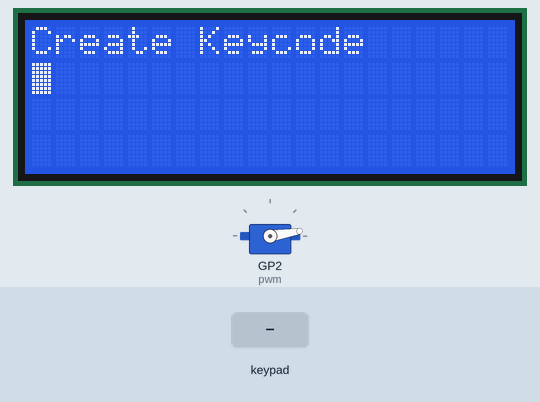
A program run on a simulated Raspberry Pi Pico running MicroPython. Parts: 20×4 character LCD, servo. The test bench sets the inputs (shaded band). Servo angles are drawn from the pulse width (0.5 ms = 0°, 2.5 ms = 180°); library files of the repository ran but are not shown: lcd_api.py, pico_i2c_lcd.py; what the program prints to the serial console is not drawn.

Above: at 1.2 s.
1.3 s: key '*' pressed
At 2.6 s:
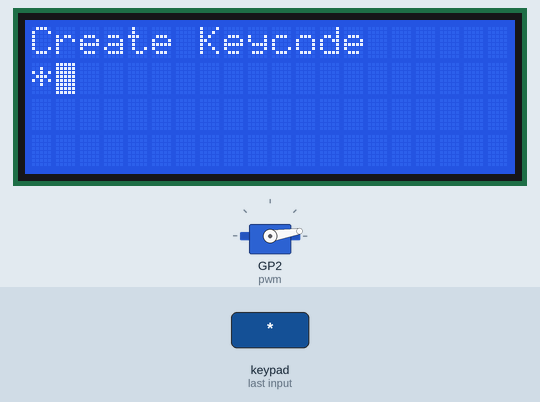
4.3 s: keypad keys 1 2 * pressed 0.4 s apart
At 6.4 s:
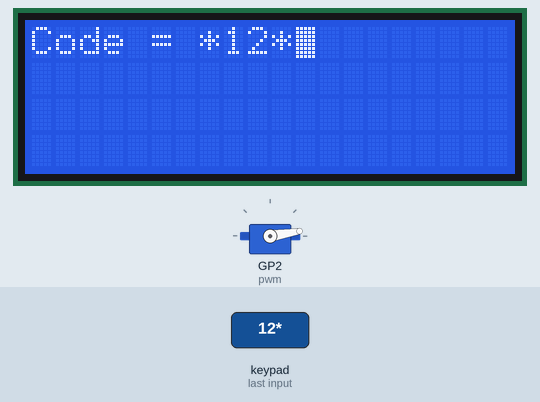
8.5 s: key 'A' pressed
At 9.9 s:
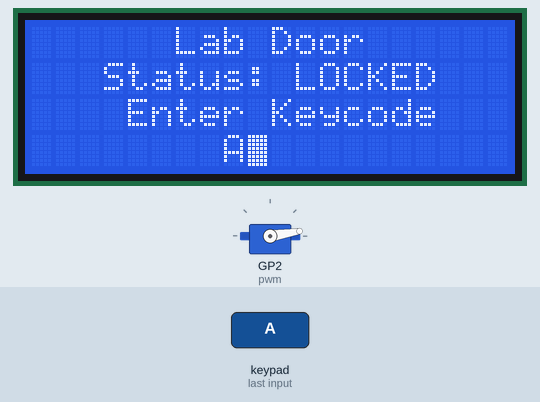
10.2 s: key 'D' pressed
At 11.6 s:
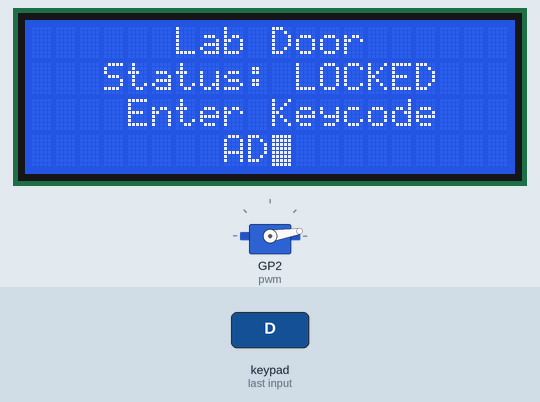
11.9 s: keypad keys 2 5 # pressed 0.4 s apart
At 14.5 s:
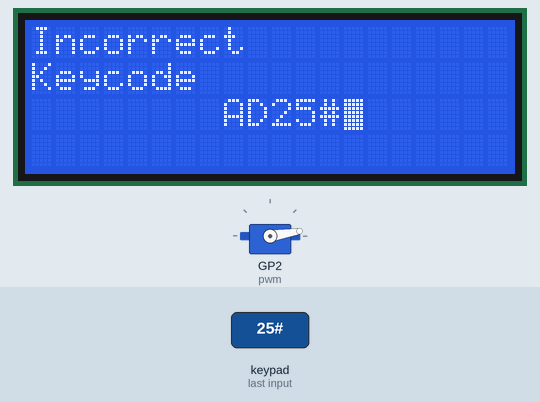
16.1 s: keypad keys 1 2 D pressed 0.4 s apart
At 17.8 s:
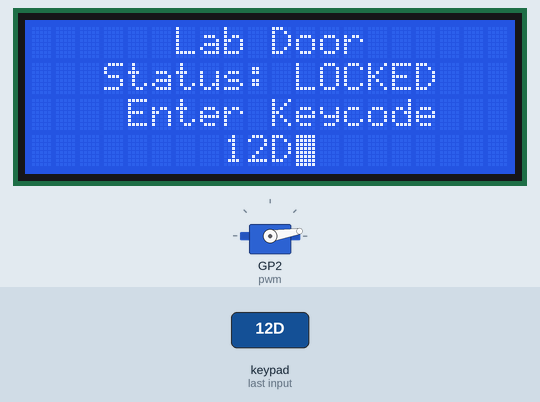
Timing chart, 0 to 19.3 s (numbered marks = the images above; inputs shaded):
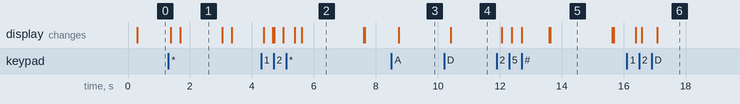

The program:

main.py
```python
import utime
from machine import I2C, Pin, Timer, PWM
from lcd_api import LcdApi
from pico_i2c_lcd import I2cLcd

I2C_ADDR = 0x3F  # i2c address for display
I2C_NUM_ROWS = 4  # number of rows in display
I2C_NUM_COLS = 20  # number of columns in display

MID = 1500000  # midpoint of servo motor
MIN = 600000  # minpoint of servo motor
MAX = 1000000  # maxpoint of servo motor

KEY_UP = const(0)  # key not pressed
KEY_DOWN = const(1)  # key pressed
keys = [['1', '4', '7', '*'], ['2', '5', '8', '0'], ['3', '6', '9', '#'],
        ['A', 'B', 'C', 'D']]  # key array

rows = [8, 9, 10, 11]  # key row gpio pins
cols = [12, 13, 15, 16]  # key columm gpio pins
row_pins = [Pin(pin_name, mode=Pin.OUT) for pin_name in rows]
col_pins = [
    Pin(pin_name, mode=Pin.IN, pull=Pin.PULL_DOWN) for pin_name in cols
]

# keypress timer poller
timer_keys = Timer()

# display setup
i2c = I2C(0, sda=machine.Pin(4), scl=machine.Pin(5), freq=400000)
lcd = I2cLcd(i2c, I2C_ADDR, I2C_NUM_ROWS, I2C_NUM_COLS)

# servo motor setup
pwm = PWM(Pin(2))
pwm.freq(50)
pwm.duty_ns(MIN)

# initial password settings
passcode = ""
entered_passcode = ""
master_code = "removed"


# Initialize keypad
def InitKeypad():
    for row in range(0, 4):
        for col in range(0, 4):
            row_pins[row].low()


# Poll for keypad press and process
def PollKeypad(timer):
    global entered_passcode  # reference current entered passcode
    key = None
    for row in range(4):
        for col in range(4):
            # Set the current row to high
            row_pins[row].high()
            # Check for key pressed events
            if col_pins[col].value() == KEY_DOWN:
                key = KEY_DOWN
            if col_pins[col].value() == KEY_UP:
                key = KEY_UP
            row_pins[row].low()
            if key == KEY_DOWN:
                if keys[row][col] == 'C':
                    entered_passcode = ""
                    lcd.clear()
                    lcd.move_to(6, 0)
                    lcd.putstr("Lab Door")
                    lcd.move_to(3, 1)
                    lcd.putstr("Status: LOCKED")
                    lcd.move_to(4, 2)
                    lcd.putstr("Enter Keycode")
                    lcd.move_to(8, 3)
                    lcd.show_cursor()
                else:
                    lcd.putchar(keys[row][col])
                    print("pressed " + keys[row][col])
                    entered_passcode = entered_passcode + keys[row][col]
                    last_key_press = keys[row][col]
                    utime.sleep(0.2)  # debounce


# main loop
def keypadlock_main():
    InitKeypad()
    global entered_passcode
    global passcode
    print("Running keypadlock_main")

    timer_keys.init(freq=3, mode=Timer.PERIODIC, callback=PollKeypad)

    while True:
        if passcode == "":
            pwm.duty_ns(MIN)
            lcd.clear()
            lcd.putstr("Create Keycode")
            lcd.move_to(0, 1)
            lcd.show_cursor()
            lcd.blink_cursor_on()
            entered_passcode = ""
            while len(entered_passcode) != 4:
                lcd.blink_cursor_off()
                lcd.blink_cursor_on()
            passcode = entered_passcode
            entered_passcode = ""
            lcd.clear()
            lcd.putstr("Code = " + passcode)
            print("passcode set = " + passcode)
            utime.sleep(2)
        lcd.clear()
        lcd.move_to(6, 0)
        lcd.putstr("Lab Door")
        lcd.move_to(3, 1)
        lcd.putstr("Status: LOCKED")
        lcd.move_to(4, 2)
        lcd.putstr("Enter Keycode")
        lcd.move_to(8, 3)

        lcd.show_cursor()
        lcd.blink_cursor_on()
        while entered_passcode != passcode:
            if len(entered_passcode) == 4:
                if (entered_passcode == master_code):
                    entered_passcode = ""
                    passcode = ""
                    break
                print("4 entered, failed: " + entered_passcode + "/" +
                      passcode)
                utime.sleep(1)
                lcd.clear()
                lcd.putstr("Incorrect")
                lcd.move_to(0, 1)
                lcd.putstr("Keycode")
                lcd.move_to(8, 2)
                lcd.putstr(entered_passcode)
                utime.sleep(2)
                lcd.clear()
                lcd.move_to(6, 0)
                lcd.putstr("Lab Door")
                lcd.move_to(3, 1)
                lcd.putstr("Status: LOCKED")
                lcd.move_to(4, 2)
                lcd.putstr("Enter Keycode")
                lcd.move_to(8, 3)
                lcd.show_cursor()
                lcd.blink_cursor_on()
                entered_passcode = ""
            if len(entered_passcode) > 4:
                print("more than 4 entered = " + entered_passcode)
                utime.sleep(1)
                lcd.clear()
                lcd.putstr("Incorrect")
                lcd.move_to(0, 1)
                lcd.putstr("Keycode")
                lcd.move_to(8, 2)
                lcd.putstr(entered_passcode)
                utime.sleep(2)
                lcd.clear()
                lcd.move_to(6, 0)
                lcd.putstr("Lab Door")
                lcd.move_to(3, 1)
                lcd.putstr("Status: LOCKED")
                lcd.move_to(4, 2)
                lcd.putstr("Enter Keycode")
                lcd.move_to(8, 3)
                lcd.show_cursor()
                lcd.blink_cursor_on()
                entered_passcode = ""
        utime.sleep(1)
        lcd.clear()
        lcd.move_to(6, 0)
        lcd.putstr("Lab Door")
        lcd.move_to(2, 1)
        lcd.putstr("Status: UNLOCKED")
        lcd.move_to(2, 3)
        lcd.putstr("Correct Keycode")
        pwm.duty_ns(MAX)
        entered_passcode = ""
        while entered_passcode != 'D':
            if len(entered_passcode) > 1:
                entered_passcode = ""
        passcode = ""
        pwm.duty_ns(MIN)
    pwm.stop()


if __name__ == "__main__":
    keypadlock_main()
```

Measured:
- after the input at 1.3 s, the display: first differs from a run without the input after 0.08 s (image 1 shows a later state)
- after the input at 4.3 s, the display: first differs from a run without the input after 0.08 s (image 2 shows a later state)
- after the input at 8.5 s, the display: changes after 0.24 s (image 3)
- after the input at 10.2 s, the display: changes after 0.21 s (image 4)
- after the input at 11.9 s, the display: first changes after 0.16 s (image 5 shows a later state)
- after the input at 16.1 s, the display: first changes after 0.28 s (image 6 shows a later state)
- what the display in image 1 shows lasts 1.3 s, from 1.7 s to 3.0 s
